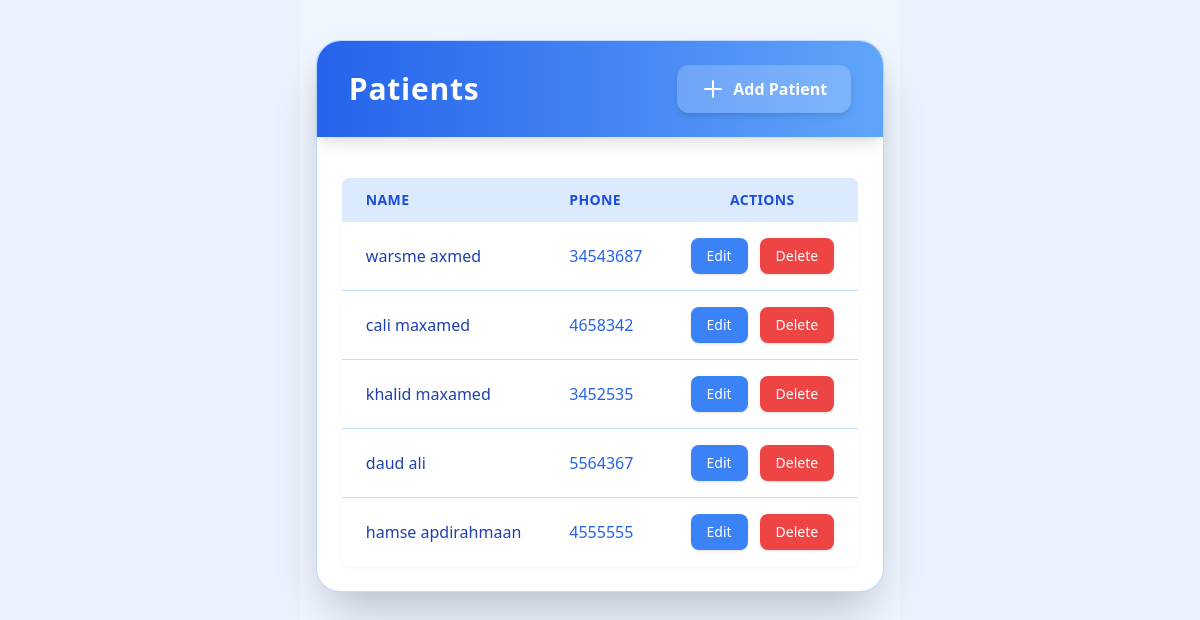
/patient_list, run on the app's committed database.
### core/models.py (models this page shows)
class Patient(models.Model):
    first_name = models.CharField(max_length=100)
    last_name = models.CharField(max_length=100)
    phone = models.CharField(max_length=20)
    def __str__(self):
        return f"{self.first_name} {self.last_name}"

### core/views.py (the view)
# urls.py: path('patient_list', views.patient_list, name='patient_list'),
def patient_list(request):
    patients = Patient.objects.all()
    return render(request, 'patient_list.html', {'patients': patients})

### templates/patient_list.html
{% extends 'base.html' %}
{% block content %}
<div class="min-h-screen bg-blue-50 py-10 px-4">
  <div class="max-w-6xl mx-auto bg-white rounded-3xl shadow-2xl border border-blue-200">
    <div class="flex flex-col md:flex-row items-center justify-between px-8 py-6
                bg-gradient-to-r from-blue-600 to-blue-400 rounded-t-3xl shadow-lg mb-4">
      <h2 class="text-3xl font-bold text-white tracking-wide mb-4 md:mb-0">Patients</h2>
      <a href="{% url 'patient_create' %}"
         class="inline-flex items-center gap-2
                bg-white/20 text-white font-semibold
                px-6 py-3 rounded-xl shadow-md hover:shadow-xl
                hover:bg-white/30 transform hover:-translate-y-0.5 transition duration-200">
        <svg xmlns="http://www.w3.org/2000/svg" class="h-6 w-6" fill="none"
             viewBox="0 0 24 24" stroke="currentColor">
          <path stroke-linecap="round" stroke-linejoin="round" stroke-width="2"
                d="M12 4v16m8-8H4" />
        </svg>
        Add Patient
      </a>
    </div>
    <div class="p-6 overflow-x-auto">
      <table class="min-w-full border border-blue-200 rounded-lg overflow-hidden shadow-sm">
        <thead class="bg-blue-100 text-blue-700 text-sm uppercase tracking-wide">
          <tr>
            <th class="px-6 py-3 text-left">Name</th>
            <th class="px-6 py-3 text-left">Phone</th>
            <th class="px-6 py-3 text-center">Actions</th>
          </tr>
        </thead>
        <tbody class="divide-y divide-blue-200">
          {% for p in patients %}
          <tr class="hover:bg-blue-50 transition duration-200">
            <td class="px-6 py-4 font-medium text-blue-800">
              {{ p }}
            </td>
            <td class="px-6 py-4 text-blue-600">
              {{ p.phone }}
            </td>
            <td class="px-6 py-4">
              <div class="flex justify-center gap-3">
                <a href="{% url 'patient_update' p.id %}"
                   class="px-4 py-2 text-sm rounded-lg bg-blue-500 text-white hover:bg-blue-600 shadow transition">
                  Edit
                </a>
                <a href="{% url 'patient_delete' p.id %}"
                   class="px-4 py-2 text-sm rounded-lg bg-red-500 text-white hover:bg-red-600 shadow transition"
                   onclick="return confirm('Are you sure?')">
                  Delete
                </a>
              </div>
            </td>
          </tr>
          {% empty %}
          <tr>
            <td colspan="3" class="text-center py-8 text-blue-500 text-lg italic">
              No patients found.
            </td>
          </tr>
          {% endfor %}
        </tbody>
      </table>
    </div>
  </div>
</div>
{% endblock %}

### data on the page
Patient: first_name+last_name "warsme axmed", phone "34543687"
Patient: first_name+last_name "cali maxamed", phone "4658342"
Patient: first_name+last_name "khalid maxamed", phone "3452535"
Patient: first_name+last_name "daud ali", phone "5564367"
Patient: first_name+last_name "hamse apdirahmaan", phone "4555555"
